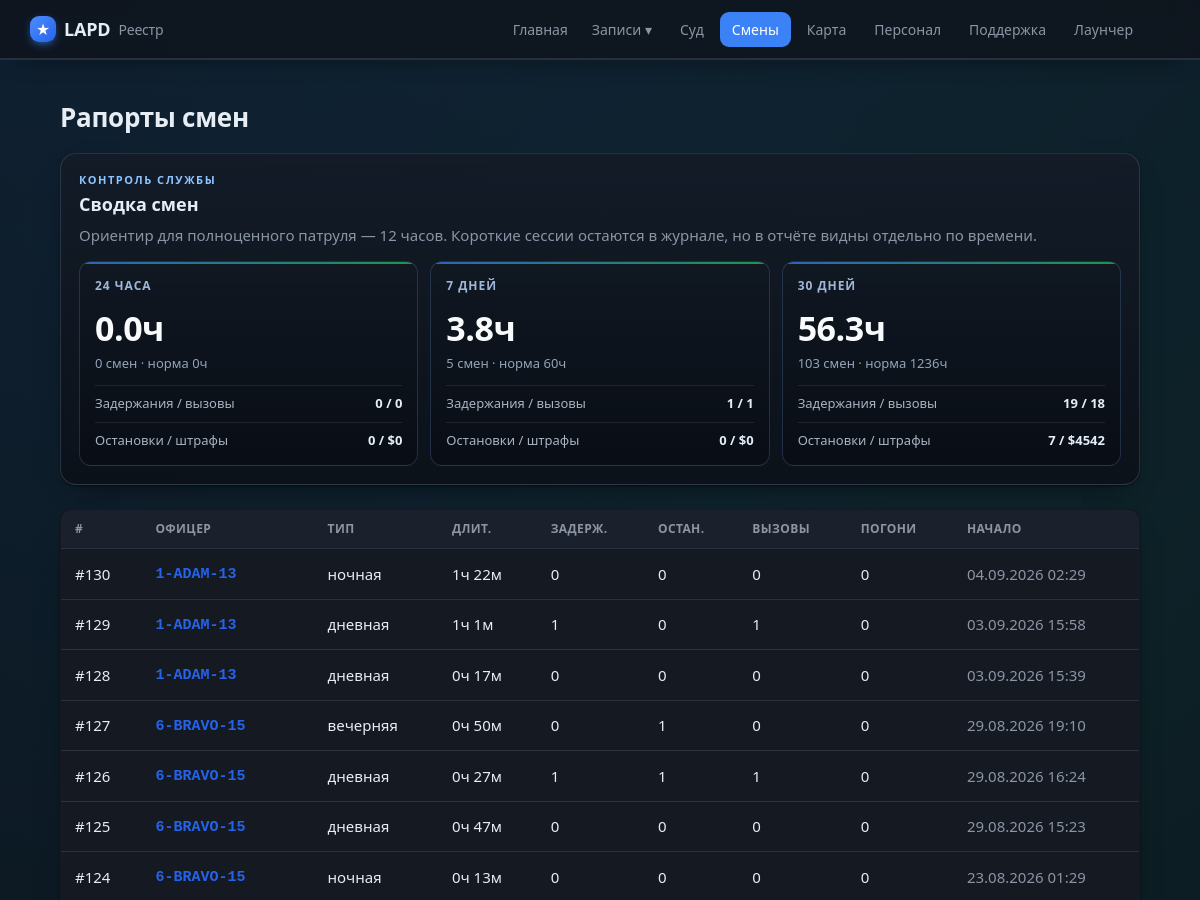
Page /shifts (upper part) on the earlier database version.
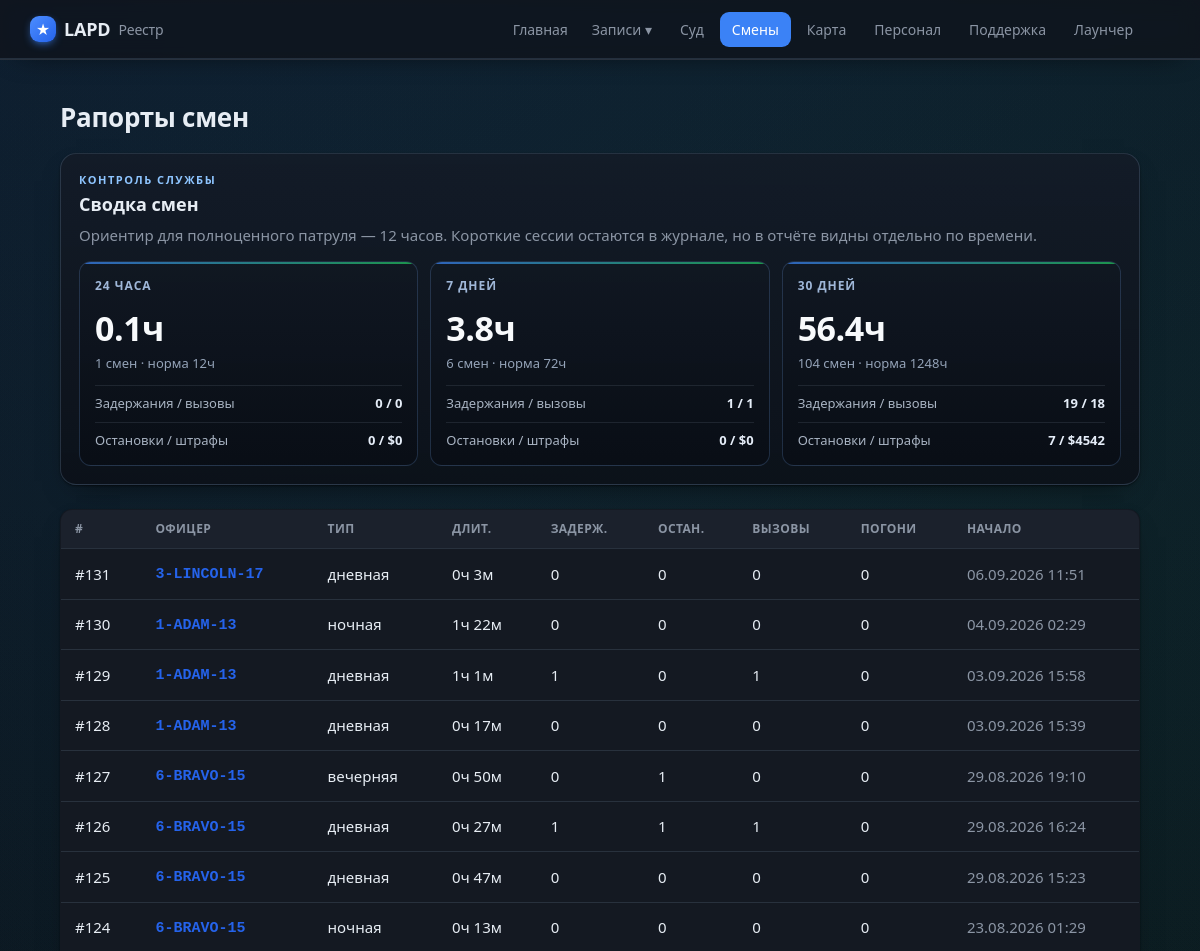
Same page on the later database version.
### tables this page shows
CREATE TABLE shifts (
                id INTEGER PRIMARY KEY AUTOINCREMENT,
                officer_id INTEGER NOT NULL,
                shift_type TEXT,
                started_at TEXT NOT NULL,
                ended_at TEXT,
                duration_min INTEGER DEFAULT 0,
                arrests INTEGER DEFAULT 0,
                traffic_stops INTEGER DEFAULT 0,
                pursuits INTEGER DEFAULT 0,
                pit INTEGER DEFAULT 0,
                callouts INTEGER DEFAULT 0,
                fines_total INTEGER DEFAULT 0,
                is_test INTEGER DEFAULT 0, source_ext TEXT,
                FOREIGN KEY (officer_id) REFERENCES officers(id)
            );

CREATE TABLE officers (
                id INTEGER PRIMARY KEY AUTOINCREMENT,
                callsign TEXT UNIQUE NOT NULL,
                name TEXT
            , current_status TEXT, status_since TEXT, rank TEXT, department TEXT, discord TEXT, is_admin INTEGER);

### app/main.py (the view)
@app.route("/shifts")
def shifts():
    return render_template("shifts.html", shifts=db.list_shifts(200),
                           periods=db.shift_periods())

### app/db.py (called while the page is built)
def fmt_dt(iso):
    try:
        dt = datetime.datetime.fromisoformat(iso)
        return dt.strftime("%d.%m.%Y %H:%M")
    except Exception:
        return iso or "—"

@contextmanager
def get_conn():
    conn = sqlite3.connect(config.DB_PATH)
    conn.row_factory = sqlite3.Row
    try:
        yield conn
        conn.commit()
    finally:
        conn.close()

def _row_to_shift(r):
    d = dict(r)
    d["is_test"] = bool(r["is_test"]) if "is_test" in r.keys() else False
    d["type_ru"] = SHIFT_TYPE_RU.get(r["shift_type"], r["shift_type"] or "—")
    dm = r["duration_min"] or 0
    d["duration_h"] = f"{dm // 60}ч {dm % 60}м"
    d["started_fmt"] = fmt_dt(r["started_at"])
    return d

def list_shifts(limit=100, officer_id=None):
    q = """SELECT shifts.*, officers.callsign, officers.name AS officer_name
           FROM shifts JOIN officers ON officers.id = shifts.officer_id"""
    params = []
    if officer_id:
        q += " WHERE shifts.officer_id=?"; params.append(officer_id)
    q += " ORDER BY shifts.id DESC LIMIT ?"; params.append(limit)
    with get_conn() as c:
        return [_row_to_shift(r) for r in c.execute(q, params).fetchall()]

### app/main.py (called while the page is built)
@app.context_processor
def inject_globals():
    return {"community": config.COMMUNITY_NAME, "STATUS_RU": db.STATUS_RU,
            "staff_label": db.staff_label,
            "static_export": os.environ.get("STATIC_EXPORT") == "1",
            "build_id": time.strftime("%Y%m%d")}

### app/templates/shifts.html (shortened to what this page needs)
{% extends "base.html" %}
{% block content %}
<div class="case-head">
  <h1>Рапорты смен</h1>
</div>
<section class="period-panel">
  <div class="section-kicker">Контроль службы</div>
  <h2>Сводка смен</h2>
  <p class="muted">Ориентир для полноценного патруля — 12 часов. Короткие сессии остаются в журнале, но в отчёте видны отдельно по времени.</p>
  <div class="period-grid">
    {% for p in periods %}
      <article class="period-card">
        <div class="period-title">{{ p.label }}</div>
        <div class="period-main">{{ p.hours }}ч</div>
        <div class="period-sub">{{ p.count }} смен · норма {{ (p.count * 12) }}ч</div>
        <div class="period-line">
          <span>Задержания / вызовы</span>
          <b>{{ p.arrests }} / {{ p.callouts }}</b>
        </div>
        <div class="period-line">
          <span>Остановки / штрафы</span>
          <b>{{ p.traffic_stops }} / ${{ p.fines_total }}</b>
        </div>
      </article>
    {% endfor %}
  </div>
</section>
{% if shifts %}
<table class="tbl">
  <thead><tr><th>#</th><th>Офицер</th><th>Тип</th><th>Длит.</th><th>Задерж.</th><th>Остан.</th><th>Вызовы</th><th>Погони</th><th>Начало</th></tr></thead>
  <tbody>
  {% for s in shifts %}
    <tr onclick="location='{{ url_for('shift_view', sid=s.id) }}'">
      <td><a class="row-link" href="{{ url_for('shift_view', sid=s.id) }}" onclick="event.stopPropagation()">#{{ s.id }}</a></td>
      <td>{% if s.callsign %}<a class="cs" href="{{ url_for('officer_view', callsign=s.callsign) }}" onclick="event.stopPropagation()">{{ s.callsign }}</a>{% else %}—{% endif %}
        {% if s.is_test %}<span class="tag test">ТЕСТ</span>{% endif %}</td>
      <td>{{ s.type_ru }}</td>
      <td>{{ s.duration_h }}</td>
      <td>{{ s.arrests }}</td>
      <td>{{ s.traffic_stops }}</td>
      <td>{{ s.callouts }}</td>
      <td>{{ s.pursuits }}</td>
      <td class="muted">{{ s.started_fmt }}</td>
    </tr>
  {% endfor %}
  </tbody>
</table>
{% else %}
  <p class="empty">Смен пока нет<span class="empty-sub">После закрытия игры агент отправит первый рапорт автоматически.</span></p>
{% endif %}
{% endblock %}

### app/templates/base.html (shortened to what this page needs)
<!doctype html>
<html lang="ru">
<head>
  <link rel="stylesheet" href="{{ url_for('static', filename='style.css') }}">
</head>
<body>
  <header class="topbar">
    <div class="wrap">
      <a class="brand" href="{{ url_for('index') }}">
        <span class="badge">★</span> {{ community }} <span class="sub">Реестр</span>
      </a>
      <nav>
        <a class="{% if request.endpoint == 'index' %}active{% endif %}" href="{{ url_for('index') }}">Главная</a>
        <div class="nav-drop">
          <span class="nav-drop-t">Записи ▾</span>
        </div>
        <a class="{% if request.endpoint == 'court' %}active{% endif %}" href="{{ url_for('court') }}">Суд</a>
        <a class="{% if request.endpoint == 'shifts' %}active{% endif %}" href="{{ url_for('shifts') }}">Смены</a>
        <a class="{% if request.endpoint == 'game_map' %}active{% endif %}" href="{{ url_for('game_map') }}">Карта</a>
        <a class="{% if request.endpoint == 'staff' %}active{% endif %}" href="{{ url_for('staff') }}">Персонал</a>
        <a class="{% if request.endpoint == 'support' %}active{% endif %}" href="{{ url_for('support') }}">Поддержка</a>
        <a class="{% if request.endpoint in ['launcher_page','register'] %}active{% endif %}" href="{{ url_for('launcher_page') }}">Лаунчер</a>
      </nav>
    </div>
  </header>
  <main class="wrap">
    {% block content %}{% endblock %}
  </main>
</body>
</html>

Differences in the rows shown:
added shifts: id "131", callsign "3-LINCOLN-17", type_ru "дневная", duration_h "0ч 3м", arrests "0", traffic_stops "0", callouts "0", pursuits "0", started_fmt "06.09.2026 11:51"
Other differences:
new list line: "24 ЧАСА 0.1 ч 1 смен · норма 12 ч Задержания / вызовы 0 / 0 Остановки / штрафы 0 / $ 0"
new list line: "7 ДНЕЙ 3.8 ч 6 смен · норма 72 ч Задержания / вызовы 1 / 1 Остановки / штрафы 0 / $ 0"
new list line: "30 ДНЕЙ 56.4 ч 104 смен · норма 1248 ч Задержания / вызовы 19 / 18 Остановки / штрафы 7 / $ 4542"
list line gone: "24 ЧАСА 0.0 ч 0 смен · норма 0 ч Задержания / вызовы 0 / 0 Остановки / штрафы 0 / $ 0"
list line gone: "7 ДНЕЙ 3.8 ч 5 смен · норма 60 ч Задержания / вызовы 1 / 1 Остановки / штрафы 0 / $ 0"
list line gone: "30 ДНЕЙ 56.3 ч 103 смен · норма 1236 ч Задержания / вызовы 19 / 18 Остановки / штрафы 7 / $ 4542"
